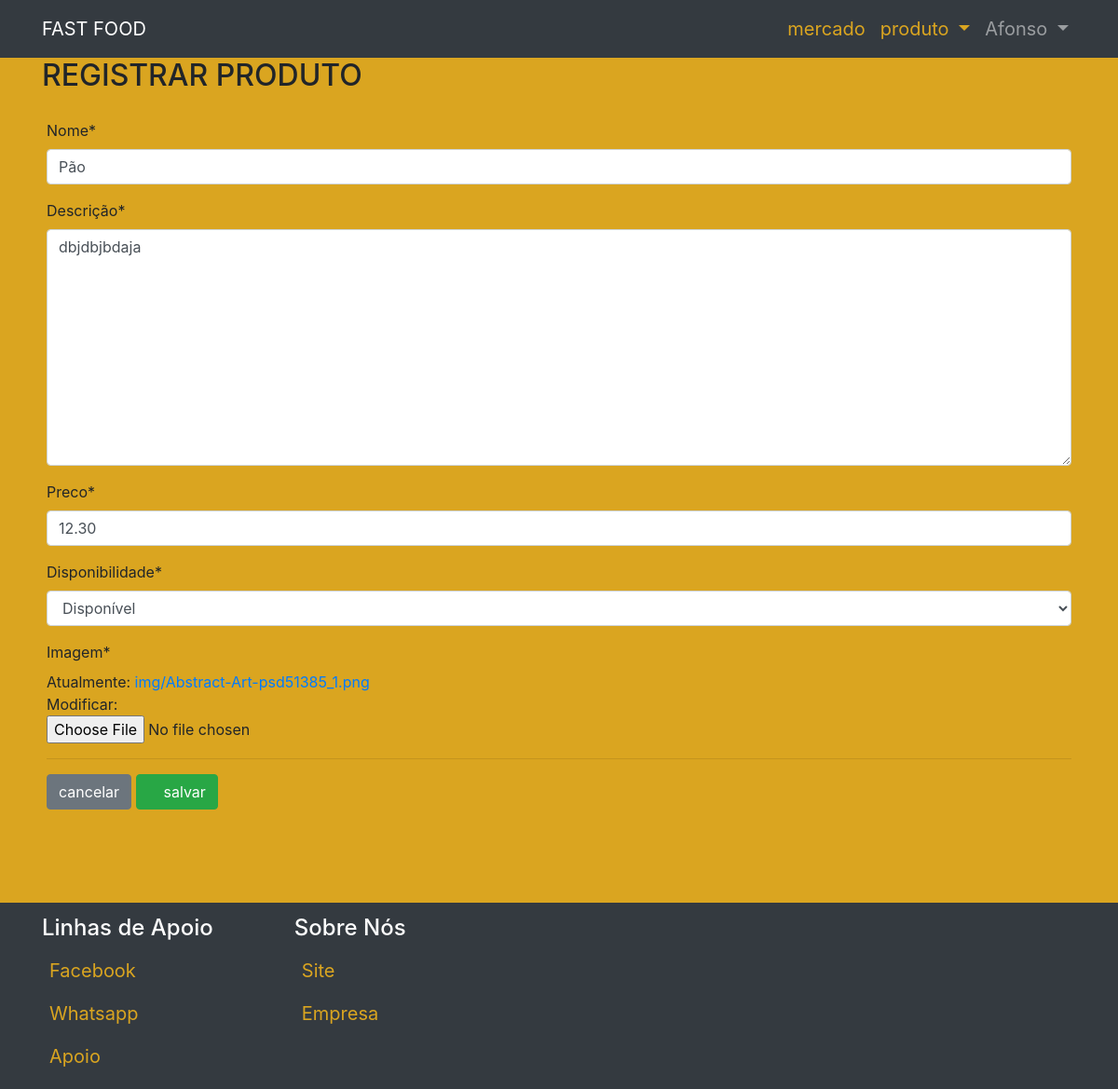
/mercadoria/alterar/3/ (signed in), run on an earlier commit of the app's database.
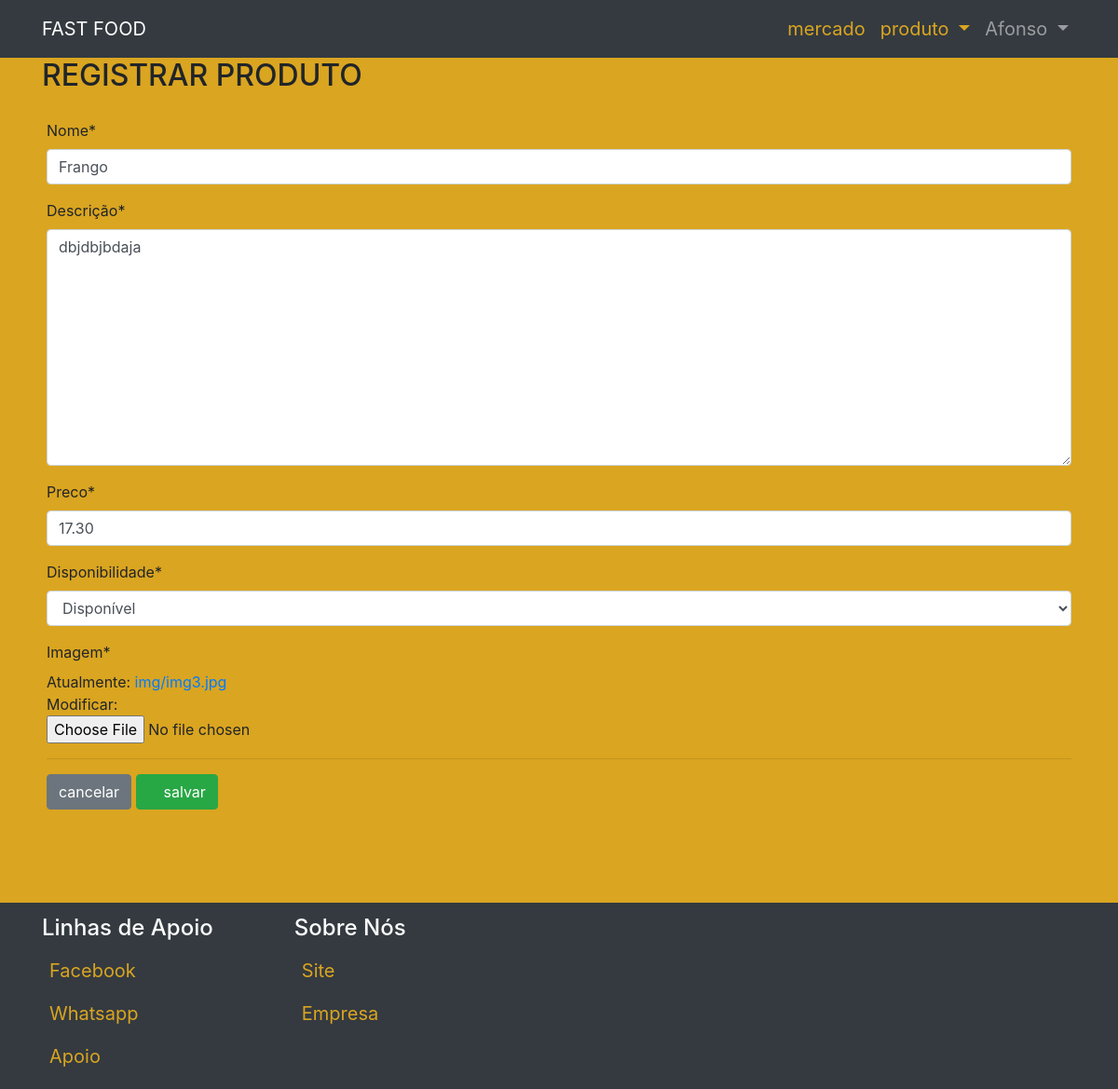
And on a later commit of the database.
### mercadoria/models.py (models this page shows, shortened)
class Produto (models.Model):
    nome = models.CharField (max_length=50)
    descricao = models.TextField (max_length=100, verbose_name="Descrição")
    preco = models.DecimalField (max_digits=10, decimal_places=2)
    disponibilidade = models.CharField(max_length=20, choices=disponibilidade_choices, default="Disponível")
    imagem = models.ImageField(upload_to = "img/")

### mercadoria/views.py (the view)
# urls.py: path("alterar/<int:pk>/", Alterar.as_view(), name="alterar-produto"),
class Alterar(GroupRequiredMixin, LoginRequiredMixin, UpdateView):
    model = Produto
    fields = ["nome", "descricao", "preco", "disponibilidade", "imagem"]
    template_name = "criar.html"
    success_url = reverse_lazy("lista-de-produto")
    login_url = "login.html"
    group_required = u"admin", u"funcionario"

### mercadoria/templates/criar.html (shortened to what this page needs)
{% extends 'index.html' %}
{% load static %}
{% load crispy_forms_tags %}
{% block produto %}
<div class="container">
    <h2 class="title">REGISTRAR PRODUTO</h2>
    <div   id="lista">
        <form method="POST" enctype="multipart/form-data">
            {{ form|crispy }}
            <hr>
            <a href="{% url 'lista-de-produto' %}" class="btn btn-secondary"> cancelar </a>
            <button type="submit" class="btn btn-success"><i class="fa fa-save"></i> salvar </button>
        </form>
    </div>
</div>
{% endblock %}

What changed in the data, as far as the page shows it:
changed Produto "dbjdbjbdaja": nome "Pão" → "Frango"; preco "12.30" → "17.30"
Also different on the page:
text no longer shown: "Nome * Descrição * Preco * Disponibilidade * Imagem * Atualmente: img/Abstract-Art-psd51385_1.png Modificar:"
text now shown: "Nome * Descrição * Preco * Disponibilidade * Imagem * Atualmente: img/img3.jpg Modificar:"
